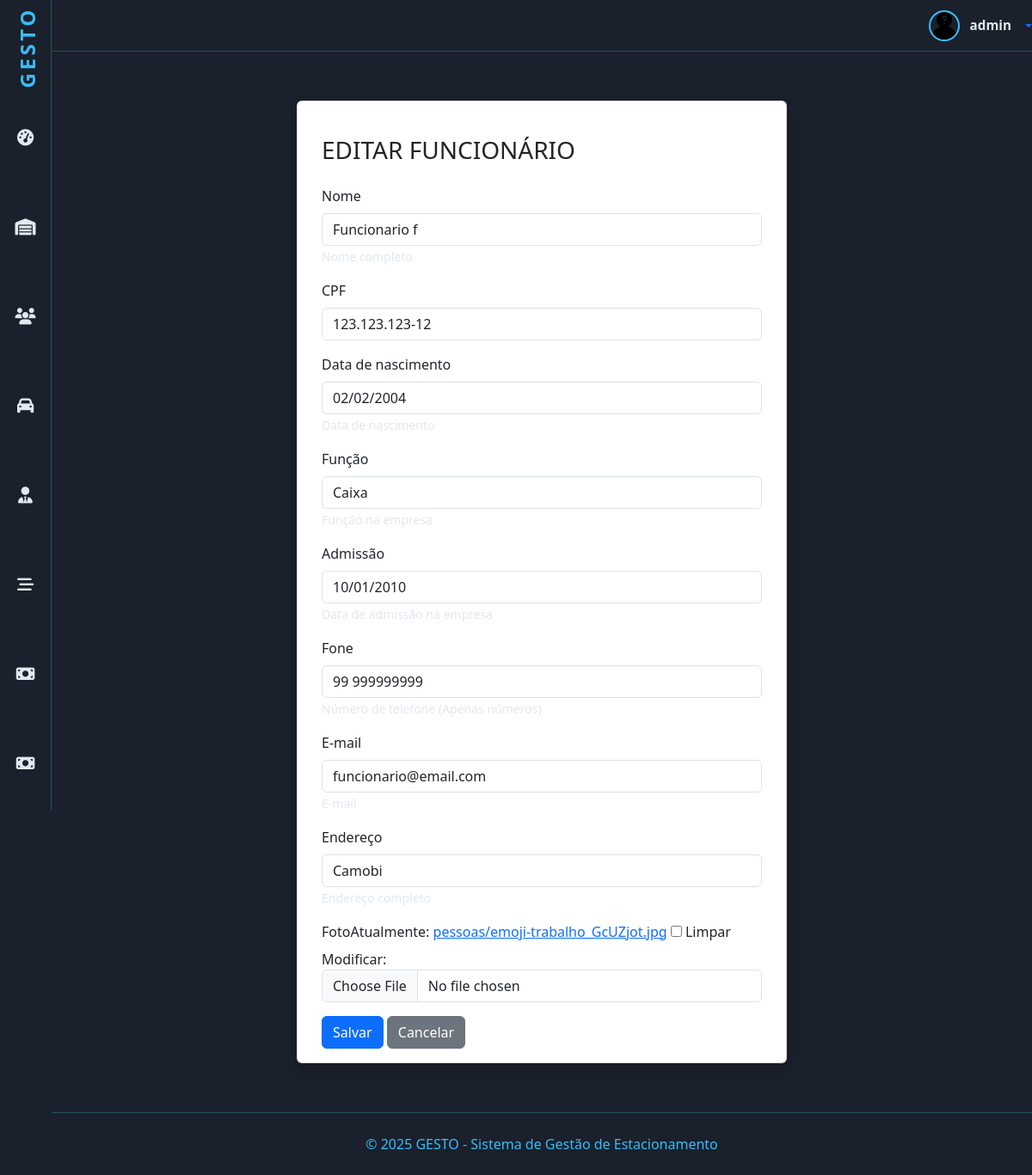
Screenshot of /funcionarios/1/funcionario/editar (signed in) with the database file from the repository.
### funcionarios/models.py (models this page shows, shortened)
class Funcionario(PessoaFisica):
    cpf = models.CharField('CPF ', max_length=14, unique=True, null=True, blank=True)
    funcao = models.CharField('Função', max_length=35, help_text='Função na empresa')
    data_admissao = models.DateField('Admissão', help_text='Data de admissão na empresa')
    class Meta:
        verbose_name = 'Funcionário'
        verbose_name_plural = 'Funcionários'
        ordering = [Upper('nome')]

### funcionarios/views.py (the view)
# urls.py: path('<int:pk>/funcionario/editar', FuncionarioUpdateView.as_view(), name='funcionario_editar'),
class FuncionarioUpdateView(PermissionRequiredMixin, SuccessMessageMixin, UpdateView):
    permission_required = 'funcionarios.update_funcionario'
    permission_denied_message = 'Editar funcionario'
    model = Funcionario
    form_class = FuncionarioModelForm
    template_name = 'funcionario_form.html'
    success_url = reverse_lazy('funcionarios')
    success_message = 'Funcionario alterado com sucesso!'

### funcionarios/templates/funcionario_form.html (shortened to what this page needs)
{% extends 'principal.html' %}
{% load django_bootstrap5 %}
{% block content %}
<div id="dados">
<div class="card shadow m-3 col-md-6 mx-auto">
        <div class="card-body">
<div class="container">
    <h3 class="mt-4 mb-4">EDITAR FUNCIONÁRIO</h3>
    <form method="post" enctype="multipart/form-data">
        {% bootstrap_form form %}
        <button type="submit" class="btn btn-primary">Salvar</button>
        <a href="{% url 'funcionarios' %}" class="btn btn-secondary">Cancelar</a>
    </form>
</div>
</div>
</div>
</div>
{% endblock %}

### home/templates/principal.html (shortened to what this page needs)
<!doctype html>
{% load static %}
{% load django_bootstrap5 %}
<html lang="pt-br">
<head>
    {% block head %}
    {% include "head.html" %}
    {% endblock %}
</head>
<body>
<header id="header-top" role="banner" aria-label="Cabeçalho superior">
    <div class="dropdown">
        <a href="#" class="user-profile text-decoration-none dropdown-toggle" data-bs-toggle="dropdown"
           aria-expanded="false">
            {% if user.is_authenticated %}
                {% if user.funcionario.foto %}
                    <img src="{{ user.funcionario.foto.url }}" alt="Avatar do utilizador"/>
                {% else %}
                    <img src="{% static 'img/desconhecido.png' %}" alt="Avatar do utilizador"/>
                {% endif %}
                <span>{{ user.username }}</span>
            {% else %}
                <i class="fas fa-sign-in-alt me-2"></i>
                <span>Acesso</span>
            {% endif %}
        </a>
    </div>
</header>
{% if request.user.is_authenticated %}
    <nav id="sidebar" aria-label="Menu principal">
        <div class="logo" aria-label="Logo GESTO">
            <a href="{% url 'index' %}"
               class="nav-link {% if request.resolver_match.url_name == 'index' %}active{% endif %}">GESTO</a>
        </div>
        <div data-bs-spy="scroll"  data-bs-offset="0" data-bs-smooth-scroll="true" class="scrollspy" tabindex="0">
      <ul class="nav flex-column" role="menu" aria-label="Navegação principal">
            <li class="nav-item" role="none">
                <a href="{% url 'index' %}"
                   class="nav-link {% if request.resolver_match.url_name == 'index' %}active{% endif %}">
                    <i class="fa-solid fa-gauge-high" aria-hidden="true"></i>
                </a>
            </li>
            <li class="nav-item" role="none">
                <a href="{% url 'estadias' %}"
                   class="nav-link {% if request.resolver_match.url_name == 'estadias' %}active{% endif %}">
                    <i class="fa-solid fa-warehouse" aria-hidden="true"></i>
                </a>
            </li>
            <li class="nav-item" role="none">
                <a href="{% url 'clientes' %}"
                   class="nav-link {% if request.resolver_match.url_name == 'clientes' %}active{% endif %}">
                    <i class="fas fa-users"></i>
                </a>
            </li>
            <li class="nav-item" role="none">
                <a href="{% url 'veiculos' %}"
                   class="nav-link {% if request.resolver_match.url_name == 'veiculos' %}active{% endif %}">
                    <i class="fas fa-car" aria-hidden="true"></i>
                </a>
            </li>
           <li class="nav-item" role="none">
                <a href="{% url 'funcionarios' %}"
                   class="nav-link {% if request.resolver_match.url_name == 'funcionarios' %}active{% endif %}">
                    <i class="fas fa-user-tie" aria-hidden="true"></i>
                </a>
            </li>
            <li class="nav-item" role="none">
                <a href="{% url 'vagas' %}"
                   class="nav-link {% if request.resolver_match.url_name == 'vagas' %}active{% endif %}">
                    <i class="fas fa-stream" aria-hidden="true"></i>
                </a>
            </li>
            <li class="nav-item" role="none">
                <a href="{% url 'valores' %}"
                   class="nav-link {% if request.resolver_match.url_name == 'valores' %}active{% endif %}">
                    <i class="fa-solid fa-money-bill" aria-hidden="true"></i>
                </a>
            </li>
            <li class="nav-item" role="none">
                <a href="{% url 'pagamentos:pagamentos' %}"
                    class="nav-link {% if request.resolver_match.url_name == 'pagamentos' %}active{% endif %}">
                    <i class="fa-solid fa-money-bill" aria-hidden="true"></i>
                </a>
            </li>
        </ul>
    </div>
    </nav>
{% endif %}
{% block content %}{% endblock %}
{% block footer %}
{% include "footer.html" %}
{% endblock %}
</body>
</html>

### home/templates/head.html (style rules this page uses)
:root { --bg-primary: #1a202c; --bg-card: #2d3748; --text-primary: #e2e8f0; --highlight: #38bdf8; --border-subtle: rgba(56, 223, 248, 0.25); --table-row-alt: #374151; }
.scrollspy { position: relative; height: 100vh; margin-top: .5rem; overflow: auto; -ms-overflow-style: none; scrollbar-width: none; }
body { background-color: var(--bg-primary); color: var(--text-primary); font-family: "Segoe UI", Tahoma, Geneva, Verdana, sans-serif; min-height: 100vh; overflow-x: hidden; margin-left: 5%; }
#dados { margin-top: 5%; margin-bottom: 5%; }
#sidebar { background-color: var(--bg-primary); min-height: 100vh; width: 5%; position: fixed; top: 0; left: 0; padding-top: 0.5rem; display: flex; flex-direction: column; align-items: center; border-right: 1px solid var(--border-subtle); z-index: 1030; transition: 0.7s ease-out; margin-bottom: 10%; }
#sidebar .logo { font-weight: 700; font-size: 1.5rem; color: var(--highlight); margin-bottom: 2rem; user-select: none; writing-mode: vertical-rl; transform: rotate(180deg); letter-spacing: 0.15em; text-align: center; width: 32px; }
#sidebar ul.nav { list-style: none; padding: 0; margin: 0; width: 100%; margin-bottom: 10%; padding-bottom: 30%; }
#sidebar ul.nav li { width: 100%; margin-bottom: 1.5rem; text-align: center; }
#sidebar ul.nav li a { color: var(--text-primary); font-size: 1.2rem; display: block; width: 100%; padding: 0.2rem 0; transition: color 0.3s; position: relative; }
#header-top { height: 60px; border-bottom: 1px solid var(--border-subtle); display: flex; align-items: center; justify-content: flex-end; gap: 1.5rem; margin-bottom: 2rem; color: var(--text-primary); }
#header-top .user-profile { display: flex; align-items: center; gap: 0.75rem; cursor: pointer; user-select: none; }
#header-top .user-profile img { width: 36px; height: 36px; border-radius: 50%; border: 2px solid var(--highlight); object-fit: cover; }
#header-top .user-profile span { font-weight: 600; font-size: 0.95rem; color: var(--text-primary); white-space: nowrap; }
.text-muted { color: var(--text-primary) !important; }

### rows the page displays
Funcionario: nome "Funcionario f", cpf "123.123.123-12", data_nascimento "02/02/2004", funcao "Caixa", data_admissao "10/01/2010", fone "99 999999999", email "funcionario@email.com", endereco "Camobi"

### other values shown
{{ user.username }} "admin"
